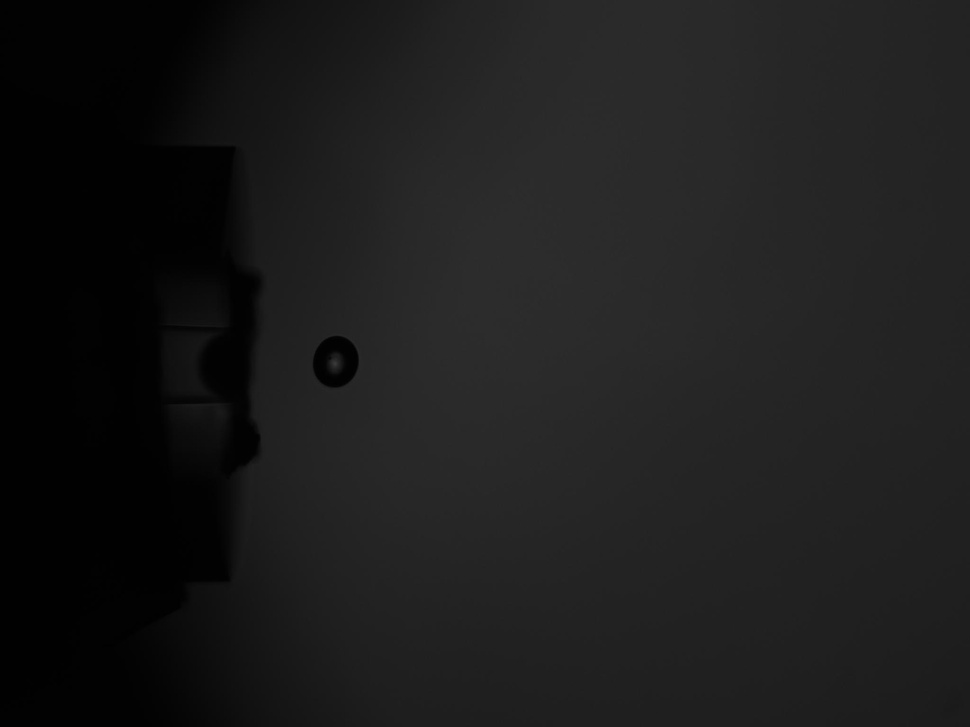
#> input picture captured_image.jpg, 970 x 727 px, shrunk from 2048 x 1536 before the run
$ python image_enhancer.py   (older library calls are emulated)
#> lines starting #> are read from the running program, lines starting #| are printed output that depends on the picture
from PIL import Image
from numpy import *
from pylab import *
from scipy import stats
import scipy.ndimage as scimage# measurements,morphology
import matplotlib.pyplot as plt

def count_items(img1_f, it):
  im_open = scimage.binary_opening( \
    img1_f,ones((9,5)), iterations=it)
  labels_open, nbr_objects_open = scimage.label(im_open)
  return labels_open


def fn(img_name,filt):
  img1 = Image.open(img_name).transpose(Image.FLIP_TOP_BOTTOM)
  rgb2xyz = (
    1, 0, 0, 0,
    1, 0, 0, 0,
    1, 0, 0, 0 )
  img1 = img1.convert("RGB", rgb2xyz)
  img1 = array(img1.convert('L'))
  img1 = histeq(img1)

  img1_f = 1 * (img1 > filt)

  return img1_f


def histeq(im,nbr_bins=256):
  data = im.flatten()
  imhist,bins = histogram(data, nbr_bins, normed=True)
  cdf = imhist.cumsum()
  cdf = 255 * cdf
  im2 = interp(im.flatten(), bins[:-1], cdf)
  return im2.reshape(im.shape)

def fig(img_name,filt, it):
  clf()
  imshow(Image.open(img_name))

  gray()
  contour(count_items(fn(img_name,filt), it), origin='image')
  show()


# 47

img = Image.open("captured_image.jpg").transpose(Image.FLIP_TOP_BOTTOM)
print(img)
#| <PIL.Image.Image image mode=RGB size=970x727 at 0x7FF12ADB87D0>
# img1 = Image.open(img_name)
rgb2xyz = (
    1, 0, 0, 0,
    1, 0, 0, 0,
    1, 0, 0, 0 )
img1 = img.convert("RGB", rgb2xyz)
img1 = array(img1.convert('L'))
img1 = np.array(Image.open("captured_image.jpg").convert("L"))
a_min = stats.scoreatpercentile(img1, 5)
#> a_min = 1
a_max = stats.scoreatpercentile(img1, 95)
#> a_max = 43
print(a_min,a_max)
#| 1.0 43.0

# img_f = fn("captured_image.jpg",90)
# Get brightness range - i.e. darkest and lightest pixels
# min=np.min(img1)        # result=144
# max=np.max(img1)        # result=216

# Make a LUT (Look-Up Table) to translate image values
LUT=np.zeros(256,dtype=np.uint8)
LUT[int(a_min):int(a_max)+1]=np.linspace(start=0,stop=255,num=int(a_max-a_min)+1,endpoint=True,dtype=np.uint8)

img_f = LUT[img1]
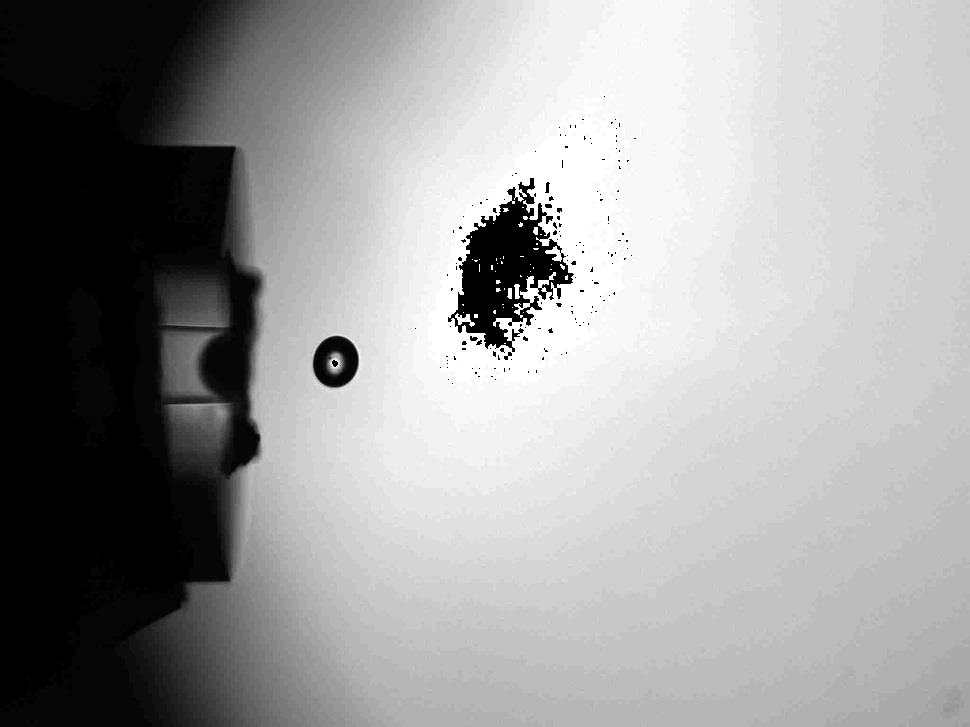
#> img_f: shape (727, 970); min 0, max 255, mean 156.6
# Apply LUT and save resulting image
Image.fromarray(img_f).save('enhanced_image.jpg')

fig("enhanced_image.jpg",90, 3)
#> in fn, `img1 = Image.open(img_name).transpose(Image.FLIP_TOP_BOTTOM)`:
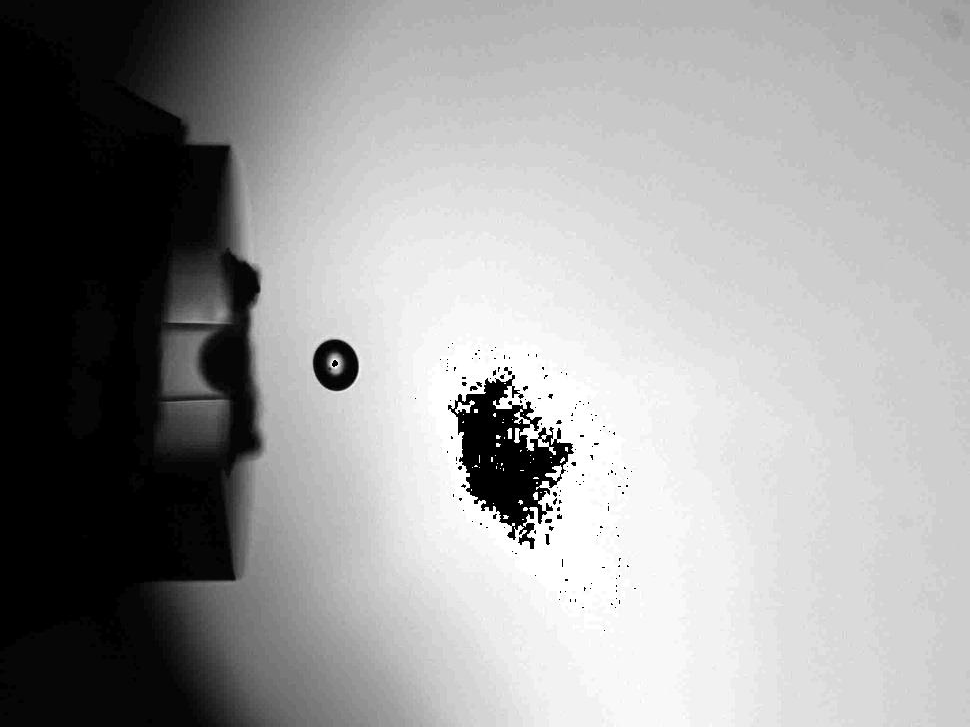
#> img1: PIL image 970x727 L; min 0, max 255, mean 156.6
#> (the run stopped early here; a loop or call above may not have finished)
